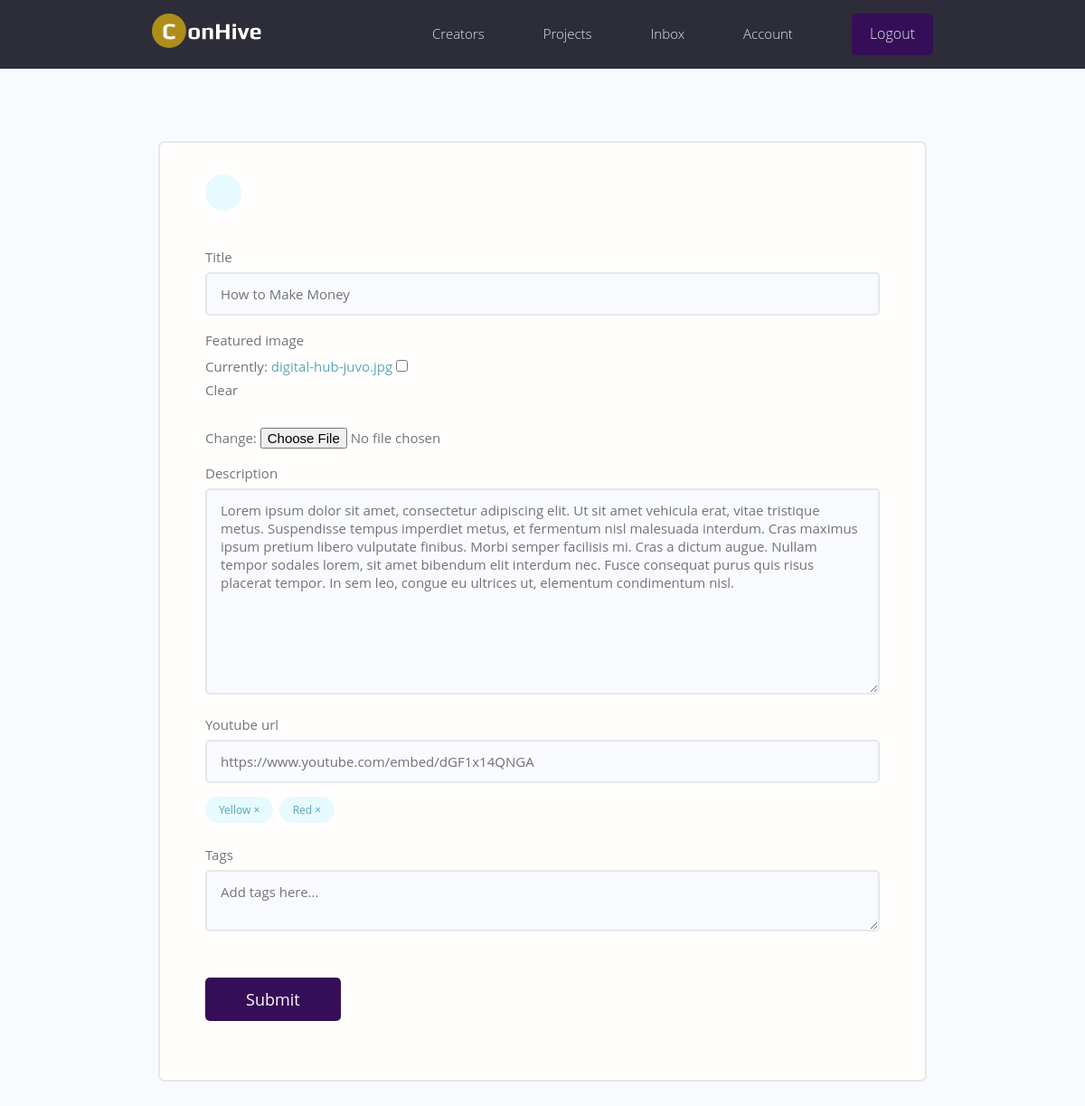
The page /projects/update-project/d5b59644-2b0f-4cc5-bd54-9832534ea2a7/ (signed in) on the database its author committed.
### projects/models.py (models this page shows, shortened)
class Project(models.Model):
    owner = models.ForeignKey(
        Profile, null=True, blank=True, on_delete=models.CASCADE)
    title = models.CharField(max_length=200)
    description = models.TextField(null=True, blank=True)
    featured_image = models.ImageField(
        null=True, blank=True, default="default.jpg")
    youtube_url = models.CharField(max_length=2000, null=True, blank=True)
    tags = models.ManyToManyField('Tag', blank=True)
    vote_total = models.IntegerField(default=0, null=True, blank=True)
    vote_ratio = models.IntegerField(default=0, null=True, blank=True)
    created = models.DateTimeField(auto_now_add=True)
    id = models.UUIDField(default=uuid.uuid4, unique=True,
                          primary_key=True, editable=False)
    class Meta:
        ordering = ['-vote_ratio', '-vote_total', 'title']

class Tag(models.Model):
    name = models.CharField(max_length=200)
    created = models.DateTimeField(auto_now_add=True)
    id = models.UUIDField(default=uuid.uuid4, unique=True,
                          primary_key=True, editable=False)

### projects/views.py (the view, shortened to what this page needs)
# urls.py: path('update-project/<str:pk>/', views.updateProject, name="update-project"),
@login_required(login_url="login")
def updateProject(request, pk):
    profile = request.user.profile
    project = profile.project_set.get(id=pk)
    form = ProjectForm(instance=project)
    context = {'form': form, 'project': project}
    return render(request, "projects/project_form.html", context)

### projects/forms.py
class ProjectForm(ModelForm):
    class Meta:
        model = Project
        fields = ['title', 'featured_image', 'description', 'youtube_url',]
        widgets = {
            'tags': forms.CheckboxSelectMultiple(),
        }
    def __init__(self, *args, **kwargs):
        super(ProjectForm, self).__init__(*args, **kwargs)
        for name, field in self.fields.items():
            field.widget.attrs.update({'class': 'input'})

### projects/templates/projects/project_form.html (shortened to what this page needs)
{% extends 'main.html' %}
{% block content %}
<main class="formPage my-xl">
    <div class="content-box">
        <div class="formWrapper">
            <a class="backButton" href="{% url 'account' %}"></a>
            <br>
            <form class="form" method="POST" enctype="multipart/form-data">
                {% for field in form %}
                <div class="form__field">
                    <label for="formInput#text">{{field.label}}</label>
                    {{field}}
                </div>
                {% endfor %}
                <div class="form__field">
                    {% for tag in project.tags.all %}
                    <div class="project-tag tag tag--pill tag--main" data-tag="{{tag.id}}"
                        data-project="{{project.id}}">{{tag.name}} &#215;</div>
                    {% endfor %}
                </div>
                <div class="form__field">
                    <label for="formInput#text">Tags</label>
                    <textarea class="input" name="newtags" placeholder="Add tags here..."></textarea>
                </div>
                <input class="btn btn--sub btn--lg  my-md" type="submit" value="Submit" />
            </form>
        </div>
    </div>
</main>
{% endblock %}

### static/styles/app.css (style rules this page uses)
:root { --color-sub: #2d2d39; }
.btn--sub { background-color: var(--color-sub-light); }
.content-box { width: 95%; max-width: 85rem; margin: 0 auto; }
.backButton { background: var(--color-main-light); color: var(--color-main); width: 4rem; height: 4rem; display: flex; align-items: center; justify-content: center; border-radius: 50%; }
.formPage .formWrapper { list-style: none; background: var(--color-white); padding: 3.5rem 5rem; border: 2px solid var(--color-light); border-radius: 0.7rem; }

### static/uikit/styles/modules/_variables.css (style rules this page uses)
:root { --color-main: #5aa5b9; --color-main-light: #e6faff; --color-sub: #560E2C; --color-sub-light: #360E57; --color-sub-lighter: #F7CDDE; --color-text: #737373; --color-gray: #8b8b8b; --color-light: #e5e7eb; --color-light-gray: #767676; --color-bg: #f8fafd; --color-white: #fffefd; --color-white-light: #f3f3f3; --color-success: #359e64; --color-success-bg: #def8e8; --color-error: #fc4b0b; --color-error-bg: #fff2ee; --font-base: 'Open Sans', arial, helvetica, 'Segoe UI', roboto, ubuntu, sans-serif; --font-monospace: 'Fira Code', 'Courier New', courier, monospace; --font-regular: 300; --font-medium: 500; --font-bold: 700; --generic-shadow: 1px 1px 5px #00000010; --generic-transition: all 0.3s ease-in-out; }

### static/uikit/styles/modules/_base.css (style rules this page uses)
* { margin: 0; padding: 0; box-sizing: border-box; text-rendering: optimizeLegibility; color: inherit; font-size: inherit; }
html { font-size: 50%; }
@media only screen and (min-width: 480px) { html { font-size: 56.25%; } }
@media only screen and (min-width: 1200px) { html { font-size: 62.5%; } }
body { line-height: 1.6; font-weight: 400; font-size: 1.5rem; color: var(--color-text); background-color: var(--color-bg); min-height: 100vh; }

### static/uikit/styles/modules/_typography.css (style rules this page uses)
* { font-family: var(--font-base); }
a { padding-bottom: 2px; text-decoration: none; display: inline-block; color: var(--color-main); font-weight: var(--font-medium); }

### static/uikit/styles/modules/_utilities.css (style rules this page uses)
.my-md { margin: 3rem auto; }
.my-xl { margin: 8rem auto; }

### static/uikit/styles/modules/_button.css (style rules this page uses)
.btn { display: inline-block; position: relative; cursor: pointer; background-color: var(--color-light); font-weight: var(--font-medium); color: var(--color-sub); text-decoration: none; padding: 1rem 2rem; border-radius: 0.5rem; border: none; width: -webkit-fit-content; width: -moz-fit-content; width: fit-content; height: -webkit-fit-content; height: -moz-fit-content; height: fit-content; font-size: 1.6rem; outline-width: 0; outline-color: transparent; -webkit-backface-visibility: hidden; backface-visibility: hidden; transition: all 0.3s ease-in-out; }
.btn--sub { background-color: var(--color-sub); color: var(--color-white); }
.btn--lg { font-size: 1.8rem; padding: 1.2rem 4.5rem; }

### static/uikit/styles/modules/_form.css (style rules this page uses)
.form { display: block; }
.form__field { margin-top: 1.5rem; margin-bottom: 1.5rem; }
.form__label, .form__field > label { display: block; margin-bottom: 0.5rem; color: var(--color-text); }
input.input[type='text'], input.input[type='email'], input.input[type='password'], input.input[type='number'], select.input, textarea.input { min-width: 24rem; width: 100%; padding: 1.2rem 1.5rem; border-radius: 0.5rem; border: 2px solid var(--color-light); transition: all 0.3s ease-in-out; background-color: var(--color-bg); }

### static/uikit/styles/modules/_tag.css (style rules this page uses)
.tag { display: inline-flex; align-items: center; background-color: var(--color-sub); height: -webkit-fit-content; height: -moz-fit-content; height: fit-content; width: -webkit-fit-content; width: -moz-fit-content; width: fit-content; border-radius: 0.5rem; padding: 0.5rem 1.5rem; font-size: 1.2rem; cursor: pointer; }
.tag:not(:last-child) { margin-right: 0.25rem; margin-bottom: 0.75rem; }
.tag--pill { border-radius: 5rem; }
.tag--main, .tag--main > small { background: var(--color-main-light); color: var(--color-main); font-weight: 500; }

### rows shown on the page
Project: form "How to Make Money" "Lorem ipsum dolor sit amet, consectetur adipiscing elit. Ut sit amet vehicula erat, vitae tristique metus. Suspendisse tempus imperdiet metus, et fermentum nisl malesuada interdum. Cras maximus ipsum pretium libero vulputate finibus. Morbi semper facilisis mi. Cras a dictum augue. Nullam tempor sodales lorem, sit amet bibendum elit interdum nec. Fusce consequat purus quis risus placerat tempor. In sem leo, congue eu ultrices ut, elementum condimentum nisl." "https://www.youtube.com/embed/dGF1x14QNGA"
Tag: name "Yellow"
Tag: name "Red"

### other values the page prints
{{ field.label }} "Title" "Featured image" "Description" "Youtube url"
